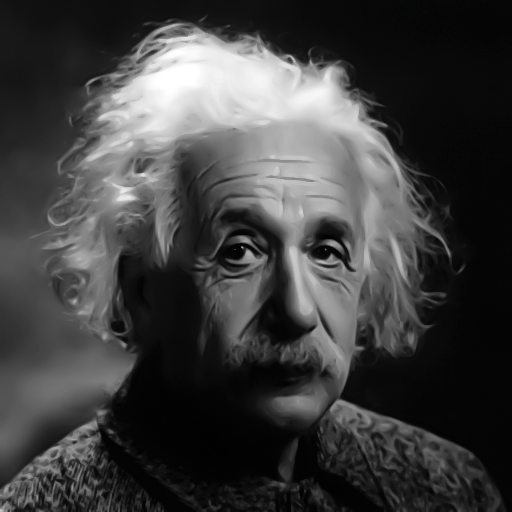
%> input picture einstein.png, 512 x 512 px
$ octave dct_implementation.m   (GNU Octave 9; MATLAB toolbox functions it lacks are replaced by stand-ins)
%> lines starting %> are read from the running program, lines starting %| are printed output that depends on the picture
I = im2double(rgb2gray(imread('einstein.png','png')));
%> I: size 512x512 double; min 0, max 1, mean 0.248
[r, c, d] = size(I);
%> r = 512; c = 512; d = 1
if((mod(r, 8) ~= 0) || (mod(c, 8) ~= 0))
    Q = zeros(r + (8 - mod(r, 8)), c + (8 - mod(c, 8)));
    for rn = 1:r
        for cn = 1:c
           Q(r, c) = I(r, c);
        end
    end
    [r, c, d] = size(I);
end
T = dctmtx(8);
dct = @(block_struct) T * block_struct.data * T';
B = blockproc(I,[8 8],dct);
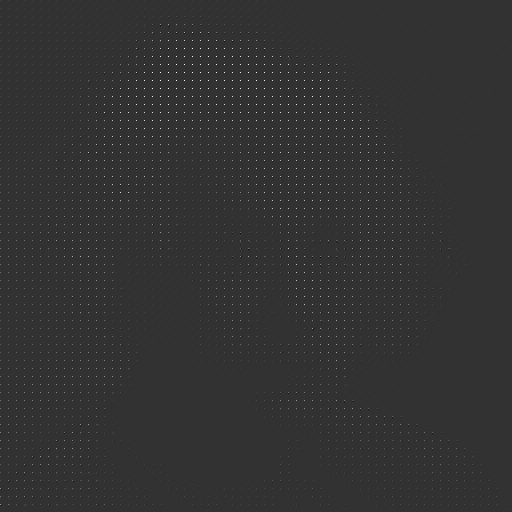
%> B: size 512x512 double; min -1.95, max 8, mean 0.031; drawn with min black and max white
for rn = 1:8:r
    for cn = 1:8:c
        for r2 = 2:8
            for c2 = 2:8
                if(r2 + c2) > 5
                    B(rn + r2, cn + c2) = 0;
                end
            end
        end
    end
end
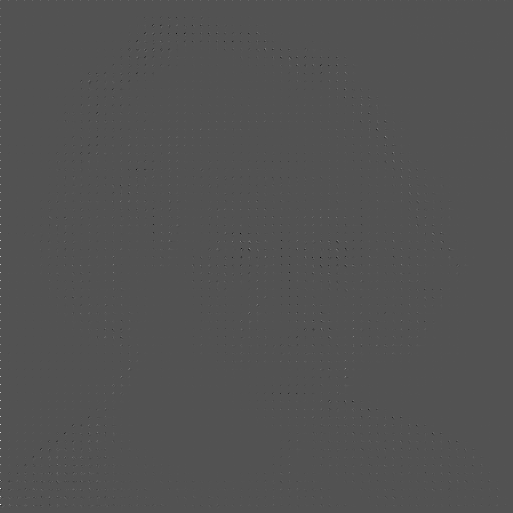
%> B: size 513x513 double; min -1.95, max 4.06, mean 0.000561; drawn with min black and max white
% works up to compressing the image and discarding high frequency values
% currently doesn't store the values in a smaller matrix
